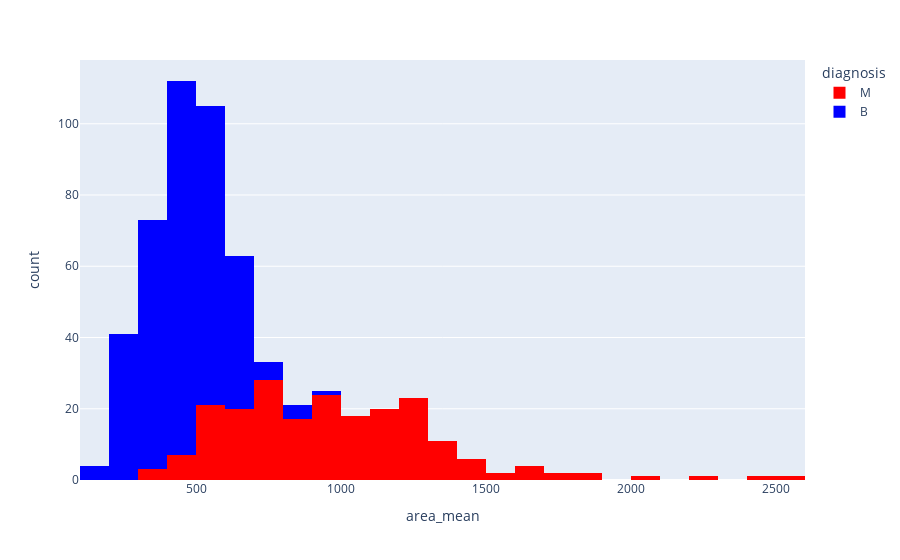

This figure's notebook cell:
### Code cell
px.histogram(data_frame=df,x=df.area_mean,color='diagnosis',color_discrete_sequence=['red','blue'])

### Figure 1 — Plotly figure (JSON) as saved in the notebook; plotly's stock layout.template omitted (floating-point values rounded to 4 significant figures; data arrays with more than 128 entries replaced by an {"elided": "..."} marker saying what was removed)
{"data": [{"alignmentgroup": "True", "bingroup": "x", "hovertemplate": "diagnosis=M<br>area_mean=%{x}<br>count=%{y}<extra></extra>", "legendgroup": "M", "marker": {"color": "red", "pattern": {"shape": ""}}, "name": "M", "offsetgroup": "M", "orientation": "v", "showlegend": true, "type": "histogram", "x": {"elided": "212 float values"}, "xaxis": "x", "yaxis": "y"}, {"alignmentgroup": "True", "bingroup": "x", "hovertemplate": "diagnosis=B<br>area_mean=%{x}<br>count=%{y}<extra></extra>", "legendgroup": "B", "marker": {"color": "blue", "pattern": {"shape": ""}}, "name": "B", "offsetgroup": "B", "orientation": "v", "showlegend": true, "type": "histogram", "x": {"elided": "357 float values"}, "xaxis": "x", "yaxis": "y"}], "layout": {"barmode": "relative", "legend": {"title": {"text": "diagnosis"}, "tracegroupgap": 0}, "margin": {"t": 60}, "xaxis": {"anchor": "y", "domain": [0, 1], "title": {"text": "area_mean"}}, "yaxis": {"anchor": "x", "domain": [0, 1], "title": {"text": "count"}}}}
